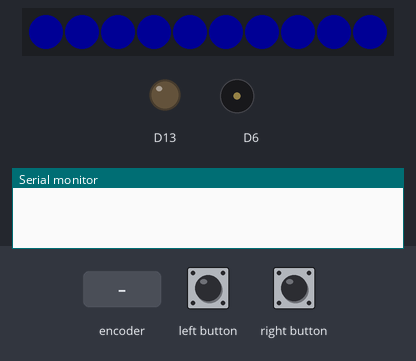
The sketch below on a simulated Adafruit Circuit Playground Express. On the bench: 10 RGB LEDs in strip order, left to right, output pins drawn as LEDs (lit = HIGH), buzzer (waves = sounding), the last lines printed to the serial monitor. The inputs (shaded band) are chosen by the test bench. Dim RGB values are drawn brighter than linear; random numbers use the default seed unless the sketch sets one.

Above: at 1.2 s.
1.3 s: rotary encoder on left button / right button turned 3 steps (first pin leading)
At 1.79 s:
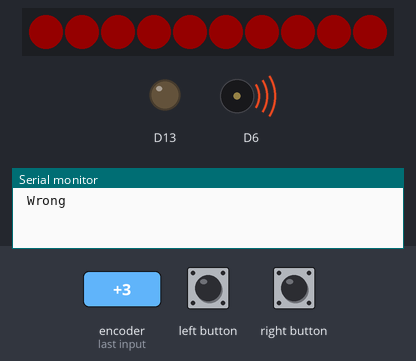
Timing chart, 0 to 4.3 s (numbered marks = the images above; inputs shaded):
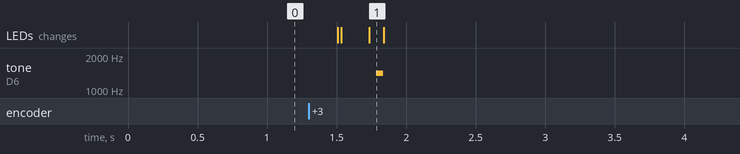

The sketch:

ColorMatcher2.ino
```cpp
#include <Adafruit_CircuitPlayground.h>
int switchPin = 7;
int buttonPinA = 4;
int buttonPinB = 5;
int rando = 0;
bool buttonFlagA = 0;
bool buttonFlagB = 0;
bool switchFlag = 0;
bool switchState = 0;
bool game = 0;

void setup() { //
  CircuitPlayground.begin();//This is the beginning of the setup() function, which is called once when the microcontroller starts running.
  Serial.begin(9600);//This line initializes the serial communication between the microcontroller and a connected computer, with a baud rate of 9600 bits per second. This allows the microcontroller to send messages to the computer via the USB connection.
  pinMode(switchPin, INPUT_PULLUP); //activating pin and the modes
  pinMode(buttonPinA, INPUT_PULLDOWN);
  pinMode(buttonPinB, INPUT_PULLDOWN);
  attachInterrupt(digitalPinToInterrupt(buttonPinA), buttonA, FALLING);//sets up an interrupt that will trigger when the right button on the Circuit Playground board
  attachInterrupt(digitalPinToInterrupt(buttonPinB), buttonB, FALLING);//sets up an interrupt that will trigger when the left button on the Circuit Playground boar
  randomSeed(analogRead(0)); // Seed the random, randomly
}

void loop() {
    /*if(switchFlag){//reset the flag and switch the state of the switch
    delay(5);
    switchFlag = 0;
    if (rando == 2){
      CircuitPlayground.clearPixels();
      game = 0;
    }else{
      CircuitPlayground.clearPixels();
      game = 0;
      Serial.println(" Wrong ");
    }
  }*/
  if(buttonFlagA){//reset the flag and restart the count
    delay(5);
    buttonFlagA = 0;
      if (rando == 0){
      CircuitPlayground.clearPixels();
      game = 0;
    }else{
      CircuitPlayground.clearPixels();
      game = 0;
      Serial.println(" Wrong ");//If wrong then will flash red and beep
      for(int i = 0; i<10; i++){
      CircuitPlayground.setPixelColor(i, 255, 0, 0);
      }
      CircuitPlayground.playTone(1400,50);
      delay(50);
      CircuitPlayground.clearPixels();
    }
    }
    if(buttonFlagB){//reset the flag and restart the count
    delay(5);
    buttonFlagB = 0;
      if (rando == 1){
      CircuitPlayground.clearPixels();
      game = 0;
    }else{
      CircuitPlayground.clearPixels();
      game = 0;
      Serial.println(" Wrong ");
      for(int i = 0; i<10; i++){
      CircuitPlayground.setPixelColor(i, 255, 0, 0);
      }
      delay(50);
      CircuitPlayground.playTone(1400,50); //here is the sound
      CircuitPlayground.clearPixels();
    }
    }
    if (!game){
rando = random(2); //randomizing a number and then setting it to that case which will produce a color
switch(rando){
  case 0:
      for(int i = 0; i<10; i++){
      CircuitPlayground.setPixelColor(i, 0, 0, 255);//This is for the blue color
      }
      game = 1;
    break;
  case 1:
      for(int i = 0; i<10; i++){
      CircuitPlayground.setPixelColor(i, 0, 255, 0);//This is for the green color
      }
      game = 1;
    break;

  default:
    break;
}
}
}
    void buttonA(void){//button set up
  buttonFlagA = 1;
}
    void buttonB(void){
  buttonFlagB = 1;
}
 
```

Measured:
- after the input at 1.3 s, tone on D6: silent → 1400 Hz after 0.48 s, → silent 0.05 s later; the LEDs: first change after 0.21 s (image 1 shows a later state)
